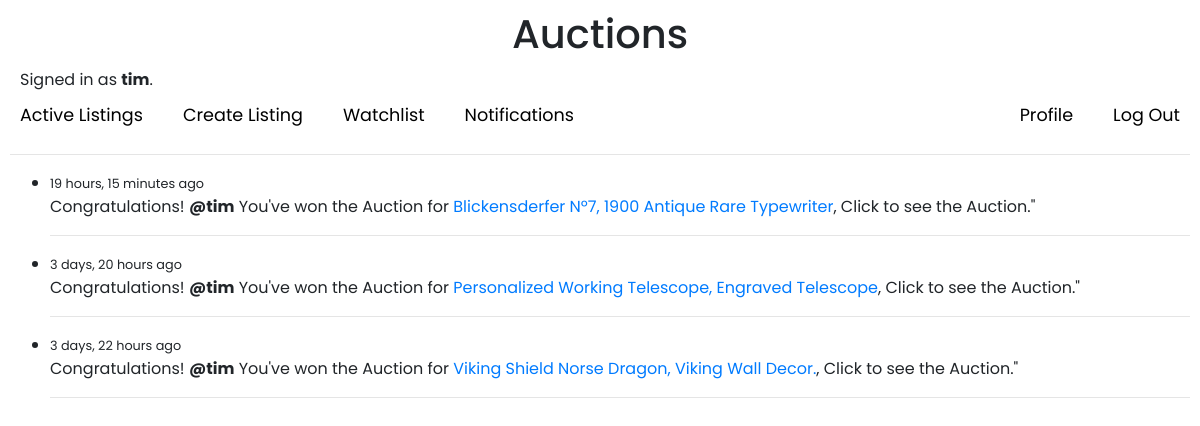
/Notifications (signed in), run on the app's committed database.
### auctions/models.py (models this page shows, shortened)
class User(AbstractUser):
    @cached_property
    def unread_notification_count(self):
        return Notification.objects.filter(user=self, is_read=False).count()

class Notification(models.Model):
    user = models.ForeignKey(User, on_delete=models.CASCADE)
    listing = models.ForeignKey(AuctionListing, on_delete=models.CASCADE)
    is_read = models.BooleanField(default=False)
    created = models.DateTimeField(auto_now_add=True)
    class Meta:
        ordering = ['-created']

class AuctionListing(models.Model):
    owner = models.ForeignKey(User, on_delete=models.CASCADE, related_name='listings')
    title = models.CharField(max_length=50)
    description = models.CharField(max_length=500, null=True, blank=True)
    primary_price = models.FloatField()
    imageUrl = models.URLField(null=True, blank=True)
    is_active = models.BooleanField(default=True)
    category = models.ForeignKey(Category, on_delete=models.CASCADE, related_name='categoryListings', null=True, blank=True)
    updated = models.DateTimeField(auto_now=True)
    created = models.DateTimeField(auto_now_add=True)
    class Meta:
        ordering = ['-created']
    def __str__(self):
        return self.title

### auctions/views.py (the view)
# urls.py: path("Notifications", views.Notifications, name="Notifications"),
@login_required(login_url='login')
def Notifications(request):
    notifications = Notification.objects.filter(user=request.user)
    notifications.update(is_read=True)
    context = {"notifications":notifications}
    return render(request, 'auctions/Notifications.html', context)

### auctions/templates/auctions/Notifications.html
{% extends "auctions/layout.html" %}
{% block body %}
<div>
    {% if notifications %}
    <ul>
        {% for notification in notifications %}
            <li>
                <small> {{ notification.created|timesince }} ago</small>
                <p>Congratulations! <strong>@{{notification.user}}</strong>
                    You've won the Auction for <a href="{% url 'listingPage' notification.listing.id%}">{{notification.listing}}</a>, Click to see the Auction."</p>
                <hr>
            </li>
        {% endfor %}
    </ul>
    {% else %}
    <h2>No Notifications</h2>
    {% endif %}
</div>
{% endblock %}

### auctions/templates/auctions/layout.html (shortened to what this page needs)
{% load static %}
<!DOCTYPE html>
<html lang="en">
    <head>
        <link rel="stylesheet" href="https://stackpath.bootstrapcdn.com/bootstrap/4.4.1/css/bootstrap.min.css">
        <link href="{% static 'auctions/styles.css' %}" rel="stylesheet">
    </head>
    <body>
        <h1 class="title">Auctions</h1>
        <div class="signedUser">
            {% if user.is_authenticated %}
                Signed in as <strong>{{ user.username }}</strong>.
            {% else %}
                Not signed in.
            {% endif %}
        </div>
        <ul class="nav">
            <li class="nav-item left-links">
                <a class="nav-link" href="{% url 'index' %}">Active Listings</a>
                {% if user.is_authenticated %}
                <a class="nav-link" href="{% url 'CreateListing' %}">Create Listing</a>
                <a class="nav-link" href="{% url 'watchlistPage' %}">Watchlist</a>
                <a class="nav-link {% if user.unread_notification_count > 0 %}has-unread{% endif %}" href="{% url 'Notifications' %}">Notifications
                </a>
                {% endif %}
            </li>
            {% if user.is_authenticated %}
                <li class="nav-item right-links">
                    <a class="nav-link" href="{% url 'Profile' %}">Profile</a>
                    <a class="nav-link" href="{% url 'logout' %}">Log Out</a>
                </li>
            {% else %}
                <li class="nav-item right-links">
                    <a class="nav-link" href="{% url 'login' %}">Log In</a>
                    <a class="nav-link" href="{% url 'register' %}">Register</a>
                </li>
            {% endif %}
        </ul>
        <hr>
        {% block body %}
        {% endblock %}
    </body>
</html>

### auctions/static/auctions/styles.css (style rules this page uses)
body { padding: 10px; font-family: 'Poppins', sans-serif; }
body .title { text-align: center; margin-bottom: 10px; }
.signedUser { margin-left: 10px; }
.nav { display: flex; justify-content: space-between; list-style: none; padding: 0; margin: 0; }
.nav-item { margin: 0; }
.nav-link { text-decoration: none; padding: 10px; }
.right-links { display: flex; align-items: center; gap: 20px; }
.left-links { display: flex; align-items: center; gap: 20px; }
.nav-item a { color: black; font-size: 1.1em; }

### data on the page
User: username "tim"
Notification: created "19 hours, 15 minutes", user "tim", listing "Blickensderfer Nº7, 1900 Antique Rare Typewriter"
Notification: created "3 days, 20 hours", user "tim", listing "Personalized Working Telescope, Engraved Telescope"
Notification: created "3 days, 22 hours", user "tim", listing "Viking Shield Norse Dragon, Viking Wall Decor."
